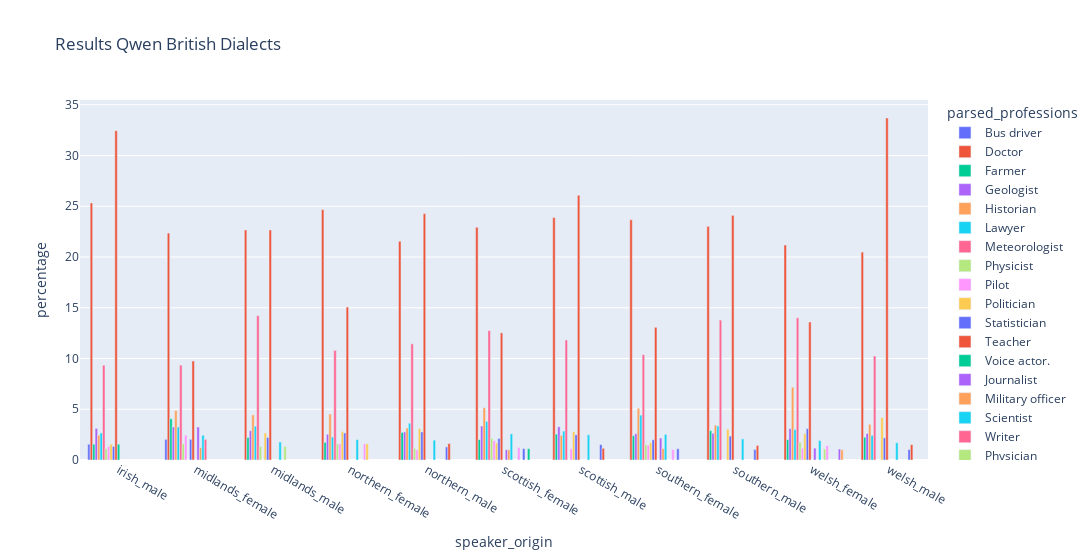

Here is the notebook cell this chart was saved with:
### Markdown cell above
## Look at professions

### Code cell
df_british['parsed_professions'] = df_british['extracted_professions_model_response_profession_Qwen2-Audio-7B-Instruct'].str.replace('assistant\n\n', '')

grouped = df_british.groupby(['speaker_origin', 'parsed_professions']).size().reset_index(name="count")

grouped['percentage'] = (grouped['count'] / grouped.groupby("speaker_origin")["count"].transform("sum") ) *100

grouped = grouped[grouped['percentage'] > 1]

fig = px.bar(
    grouped,
    x="speaker_origin", y="percentage", color="parsed_professions",
    barmode="group",
    title="Results Qwen British Dialects"
)

fig.update_layout(width=2500)

fig.show()

### Figure 1 — Plotly figure (JSON) as saved in the notebook; plotly's stock layout.template omitted (floating-point values rounded to 4 significant figures)
{"data": [{"alignmentgroup": "True", "hovertemplate": "parsed_professions=Bus driver<br>speaker_origin=%{x}<br>percentage=%{y}<extra></extra>", "legendgroup": "Bus driver", "marker": {"color": "#636efa", "pattern": {"shape": ""}}, "name": "Bus driver", "offsetgroup": "Bus driver", "orientation": "v", "showlegend": true, "textposition": "auto", "type": "bar", "x": ["irish_male", "midlands_female"], "xaxis": "x", "y": [1.556, 2.033], "yaxis": "y"}, {"alignmentgroup": "True", "hovertemplate": "parsed_professions=Doctor<br>speaker_origin=%{x}<br>percentage=%{y}<extra></extra>", "legendgroup": "Doctor", "marker": {"color": "#EF553B", "pattern": {"shape": ""}}, "name": "Doctor", "offsetgroup": "Doctor", "orientation": "v", "showlegend": true, "textposition": "auto", "type": "bar", "x": ["irish_male", "midlands_female", "midlands_male", "northern_female", "northern_male", "scottish_female", "scottish_male", "southern_female", "southern_male", "welsh_female", "welsh_male"], "xaxis": "x", "y": [25.33, 22.36, 22.67, 24.67, 21.55, 22.93, 23.89, 23.67, 23.02, 21.18, 20.48], "yaxis": "y"}, {"alignmentgroup": "True", "hovertemplate": "parsed_professions=Farmer<br>speaker_origin=%{x}<br>percentage=%{y}<extra></extra>", "legendgroup": "Farmer", "marker": {"color": "#00cc96", "pattern": {"shape": ""}}, "name": "Farmer", "offsetgroup": "Farmer", "orientation": "v", "showlegend": true, "textposition": "auto", "type": "bar", "x": ["irish_male", "midlands_female", "midlands_male", "northern_female", "northern_male", "scottish_female", "scottish_male", "southern_female", "southern_male", "welsh_female", "welsh_male"], "xaxis": "x", "y": [1.556, 4.065, 2.222, 1.733, 2.718, 2.013, 2.547, 2.403, 2.886, 2.002, 2.242], "yaxis": "y"}, {"alignmentgroup": "True", "hovertemplate": "parsed_professions=Geologist<br>speaker_origin=%{x}<br>percentage=%{y}<extra></extra>", "legendgroup": "Geologist", "marker": {"color": "#ab63fa", "pattern": {"shape": ""}}, "name": "Geologist", "offsetgroup": "Geologist", "orientation": "v", "showlegend": true, "textposition": "auto", "type": "bar", "x": ["irish_male", "midlands_female", "midlands_male", "northern_female", "northern_male", "scottish_female", "scottish_male", "southern_female", "southern_male", "welsh_female", "welsh_male"], "xaxis": "x", "y": [3.111, 3.252, 2.889, 2.533, 2.766, 3.356, 3.275, 2.596, 2.632, 3.086, 2.606], "yaxis": "y"}, {"alignmentgroup": "True", "hovertemplate": "parsed_professions=Historian<br>speaker_origin=%{x}<br>percentage=%{y}<extra></extra>", "legendgroup": "Historian", "marker": {"color": "#FFA15A", "pattern": {"shape": ""}}, "name": "Historian", "offsetgroup": "Historian", "orientation": "v", "showlegend": true, "textposition": "auto", "type": "bar", "x": ["irish_male", "midlands_female", "midlands_male", "northern_female", "northern_male", "scottish_female", "scottish_male", "southern_female", "southern_male", "welsh_female", "welsh_male"], "xaxis": "x", "y": [2.444, 4.878, 4.444, 4.533, 3.147, 5.145, 2.426, 5.095, 3.44, 7.173, 3.515], "yaxis": "y"}, {"alignmentgroup": "True", "hovertemplate": "parsed_professions=Lawyer<br>speaker_origin=%{x}<br>percentage=%{y}<extra></extra>", "legendgroup": "Lawyer", "marker": {"color": "#19d3f3", "pattern": {"shape": ""}}, "name": "Lawyer", "offsetgroup": "Lawyer", "orientation": "v", "showlegend": true, "textposition": "auto", "type": "bar", "x": ["irish_male", "midlands_female", "midlands_male", "northern_female", "northern_male", "scottish_female", "scottish_male", "southern_female", "southern_male", "welsh_female", "welsh_male"], "xaxis": "x", "y": [2.667, 3.252, 3.333, 2.267, 3.624, 3.803, 2.85, 4.422, 3.348, 3.003, 2.424], "yaxis": "y"}, {"alignmentgroup": "True", "hovertemplate": "parsed_professions=Meteorologist<br>speaker_origin=%{x}<br>percentage=%{y}<extra></extra>", "legendgroup": "Meteorologist", "marker": {"color": "#FF6692", "pattern": {"shape": ""}}, "name": "Meteorologist", "offsetgroup": "Meteorologist", "orientation": "v", "showlegend": true, "textposition": "auto", "type": "bar", "x": ["irish_male", "midlands_female", "midlands_male", "northern_female", "northern_male", "scottish_female", "scottish_male", "southern_female", "southern_male", "welsh_female", "welsh_male"], "xaxis": "x", "y": [9.333, 9.35, 14.22, 10.8, 11.44, 12.75, 11.83, 10.38, 13.78, 14.01, 10.24], "yaxis": "y"}, {"alignmentgroup": "True", "hovertemplate": "parsed_professions=Physicist<br>speaker_origin=%{x}<br>percentage=%{y}<extra></extra>", "legendgroup": "Physicist", "marker": {"color": "#B6E880", "pattern": {"shape": ""}}, "name": "Physicist", "offsetgroup": "Physicist", "orientation": "v", "showlegend": true, "textposition": "auto", "type": "bar", "x": ["irish_male", "midlands_female", "midlands_male", "northern_female", "northern_male", "scottish_female", "southern_female", "welsh_female"], "xaxis": "x", "y": [1.111, 1.626, 1.333, 1.6, 1.144, 2.125, 1.514, 1.751], "yaxis": "y"}, {"alignmentgroup": "True", "hovertemplate": "parsed_professions=Pilot<br>speaker_origin=%{x}<br>percentage=%{y}<extra></extra>", "legendgroup": "Pilot", "marker": {"color": "#FF97FF", "pattern": {"shape": ""}}, "name": "Pilot", "offsetgroup": "Pilot", "orientation": "v", "showlegend": true, "textposition": "auto", "type": "bar", "x": ["irish_male", "midlands_female", "northern_female", "northern_male", "scottish_female", "scottish_male", "southern_female", "welsh_female"], "xaxis": "x", "y": [1.333, 2.439, 1.6, 1.001, 1.902, 1.092, 1.466, 1.168], "yaxis": "y"}, {"alignmentgroup": "True", "hovertemplate": "parsed_professions=Politician<br>speaker_origin=%{x}<br>percentage=%{y}<extra></extra>", "legendgroup": "Politician", "marker": {"color": "#FECB52", "pattern": {"shape": ""}}, "name": "Politician", "offsetgroup": "Politician", "orientation": "v", "showlegend": true, "textposition": "auto", "type": "bar", "x": ["irish_male", "midlands_male", "northern_female", "northern_male", "scottish_female", "scottish_male", "southern_female", "southern_male", "welsh_female", "welsh_male"], "xaxis": "x", "y": [1.556, 2.667, 2.8, 3.1, 1.678, 2.79, 1.706, 3.025, 2.585, 4.182], "yaxis": "y"}, {"alignmentgroup": "True", "hovertemplate": "parsed_professions=Statistician<br>speaker_origin=%{x}<br>percentage=%{y}<extra></extra>", "legendgroup": "Statistician", "marker": {"color": "#636efa", "pattern": {"shape": ""}}, "name": "Statistician", "offsetgroup": "Statistician", "orientation": "v", "showlegend": true, "textposition": "auto", "type": "bar", "x": ["irish_male", "midlands_female", "midlands_male", "northern_female", "northern_male", "scottish_female", "scottish_male", "southern_female", "southern_male", "welsh_female", "welsh_male"], "xaxis": "x", "y": [1.333, 2.033, 2.222, 2.667, 2.766, 2.125, 2.486, 1.995, 2.355, 3.086, 2.182], "yaxis": "y"}, {"alignmentgroup": "True", "hovertemplate": "parsed_professions=Teacher<br>speaker_origin=%{x}<br>percentage=%{y}<extra></extra>", "legendgroup": "Teacher", "marker": {"color": "#EF553B", "pattern": {"shape": ""}}, "name": "Teacher", "offsetgroup": "Teacher", "orientation": "v", "showlegend": true, "textposition": "auto", "type": "bar", "x": ["irish_male", "midlands_female", "midlands_male", "northern_female", "northern_male", "scottish_female", "scottish_male", "southern_female", "southern_male", "welsh_female", "welsh_male"], "xaxis": "x", "y": [32.44, 9.756, 22.67, 15.07, 24.27, 12.53, 26.08, 13.07, 24.11, 13.59, 33.7], "yaxis": "y"}, {"alignmentgroup": "True", "hovertemplate": "parsed_professions=Voice actor.<br>speaker_origin=%{x}<br>percentage=%{y}<extra></extra>", "legendgroup": "Voice actor.", "marker": {"color": "#00cc96", "pattern": {"shape": ""}}, "name": "Voice actor.", "offsetgroup": "Voice actor.", "orientation": "v", "showlegend": true, "textposition": "auto", "type": "bar", "x": ["irish_male"], "xaxis": "x", "y": [1.556], "yaxis": "y"}, {"alignmentgroup": "True", "hovertemplate": "parsed_professions=Journalist<br>speaker_origin=%{x}<br>percentage=%{y}<extra></extra>", "legendgroup": "Journalist", "marker": {"color": "#ab63fa", "pattern": {"shape": ""}}, "name": "Journalist", "offsetgroup": "Journalist", "orientation": "v", "showlegend": true, "textposition": "auto", "type": "bar", "x": ["midlands_female", "scottish_female", "southern_female", "welsh_female"], "xaxis": "x", "y": [3.252, 1.007, 2.163, 1.168], "yaxis": "y"}, {"alignmentgroup": "True", "hovertemplate": "parsed_professions=Military officer<br>speaker_origin=%{x}<br>percentage=%{y}<extra></extra>", "legendgroup": "Military officer", "marker": {"color": "#FFA15A", "pattern": {"shape": ""}}, "name": "Military officer", "offsetgroup": "Military officer", "orientation": "v", "showlegend": true, "textposition": "auto", "type": "bar", "x": ["midlands_female", "scottish_female", "southern_female"], "xaxis": "x", "y": [1.22, 1.007, 1.13], "yaxis": "y"}, {"alignmentgroup": "True", "hovertemplate": "parsed_professions=Scientist<br>speaker_origin=%{x}<br>percentage=%{y}<extra></extra>", "legendgroup": "Scientist", "marker": {"color": "#19d3f3", "pattern": {"shape": ""}}, "name": "Scientist", "offsetgroup": "Scientist", "orientation": "v", "showlegend": true, "textposition": "auto", "type": "bar", "x": ["midlands_female", "midlands_male", "northern_female", "northern_male", "scottish_female", "scottish_male", "southern_female", "southern_male", "welsh_female", "welsh_male"], "xaxis": "x", "y": [2.439, 1.778, 2, 1.955, 2.573, 2.486, 2.523, 2.078, 1.918, 1.697], "yaxis": "y"}, {"alignmentgroup": "True", "hovertemplate": "parsed_professions=Writer<br>speaker_origin=%{x}<br>percentage=%{y}<extra></extra>", "legendgroup": "Writer", "marker": {"color": "#FF6692", "pattern": {"shape": ""}}, "name": "Writer", "offsetgroup": "Writer", "orientation": "v", "showlegend": true, "textposition": "auto", "type": "bar", "x": ["midlands_female"], "xaxis": "x", "y": [2.033], "yaxis": "y"}, {"alignmentgroup": "True", "hovertemplate": "parsed_professions=Physician<br>speaker_origin=%{x}<br>percentage=%{y}<extra></extra>", "legendgroup": "Physician", "marker": {"color": "#B6E880", "pattern": {"shape": ""}}, "name": "Physician", "offsetgroup": "Physician", "orientation": "v", "showlegend": true, "textposition": "auto", "type": "bar", "x": ["midlands_male", "welsh_female"], "xaxis": "x", "y": [1.333, 1.084], "yaxis": "y"}, {"alignmentgroup": "True", "hovertemplate": "parsed_professions=Sociologist<br>speaker_origin=%{x}<br>percentage=%{y}<extra></extra>", "legendgroup": "Sociologist", "marker": {"color": "#FF97FF", "pattern": {"shape": ""}}, "name": "Sociologist", "offsetgroup": "Sociologist", "orientation": "v", "showlegend": true, "textposition": "auto", "type": "bar", "x": ["northern_female", "scottish_female", "southern_female", "welsh_female"], "xaxis": "x", "y": [1.6, 1.23, 1.033, 1.418], "yaxis": "y"}, {"alignmentgroup": "True", "hovertemplate": "parsed_professions=Train Operator<br>speaker_origin=%{x}<br>percentage=%{y}<extra></extra>", "legendgroup": "Train Operator", "marker": {"color": "#FECB52", "pattern": {"shape": ""}}, "name": "Train Operator", "offsetgroup": "Train Operator", "orientation": "v", "showlegend": true, "textposition": "auto", "type": "bar", "x": ["northern_female"], "xaxis": "x", "y": [1.6], "yaxis": "y"}, {"alignmentgroup": "True", "hovertemplate": "parsed_professions=Chemist<br>speaker_origin=%{x}<br>percentage=%{y}<extra></extra>", "legendgroup": "Chemist", "marker": {"color": "#636efa", "pattern": {"shape": ""}}, "name": "Chemist", "offsetgroup": "Chemist", "orientation": "v", "showlegend": true, "textposition": "auto", "type": "bar", "x": ["northern_male", "scottish_female", "scottish_male", "southern_female", "southern_male", "welsh_male"], "xaxis": "x", "y": [1.288, 1.119, 1.516, 1.106, 1.039, 1.03], "yaxis": "y"}, {"alignmentgroup": "True", "hovertemplate": "parsed_professions=Veterinarian<br>speaker_origin=%{x}<br>percentage=%{y}<extra></extra>", "legendgroup": "Veterinarian", "marker": {"color": "#EF553B", "pattern": {"shape": ""}}, "name": "Veterinarian", "offsetgroup": "Veterinarian", "orientation": "v", "showlegend": true, "textposition": "auto", "type": "bar", "x": ["northern_male", "scottish_male", "southern_male", "welsh_male"], "xaxis": "x", "y": [1.621, 1.152, 1.432, 1.515], "yaxis": "y"}, {"alignmentgroup": "True", "hovertemplate": "parsed_professions=Musician<br>speaker_origin=%{x}<br>percentage=%{y}<extra></extra>", "legendgroup": "Musician", "marker": {"color": "#00cc96", "pattern": {"shape": ""}}, "name": "Musician", "offsetgroup": "Musician", "orientation": "v", "showlegend": true, "textposition": "auto", "type": "bar", "x": ["scottish_female"], "xaxis": "x", "y": [1.119], "yaxis": "y"}, {"alignmentgroup": "True", "hovertemplate": "parsed_professions=Engineer<br>speaker_origin=%{x}<br>percentage=%{y}<extra></extra>", "legendgroup": "Engineer", "marker": {"color": "#ab63fa", "pattern": {"shape": ""}}, "name": "Engineer", "offsetgroup": "Engineer", "orientation": "v", "showlegend": true, "textposition": "auto", "type": "bar", "x": ["welsh_female"], "xaxis": "x", "y": [1.084], "yaxis": "y"}, {"alignmentgroup": "True", "hovertemplate": "parsed_professions=Mathematician<br>speaker_origin=%{x}<br>percentage=%{y}<extra></extra>", "legendgroup": "Mathematician", "marker": {"color": "#FFA15A", "pattern": {"shape": ""}}, "name": "Mathematician", "offsetgroup": "Mathematician", "orientation": "v", "showlegend": true, "textposition": "auto", "type": "bar", "x": ["welsh_female"], "xaxis": "x", "y": [1.001], "yaxis": "y"}], "layout": {"barmode": "group", "legend": {"title": {"text": "parsed_professions"}, "tracegroupgap": 0}, "title": {"text": "Results Qwen British Dialects"}, "width": 2500, "xaxis": {"anchor": "y", "domain": [0, 1], "title": {"text": "speaker_origin"}}, "yaxis": {"anchor": "x", "domain": [0, 1], "title": {"text": "percentage"}}}}
